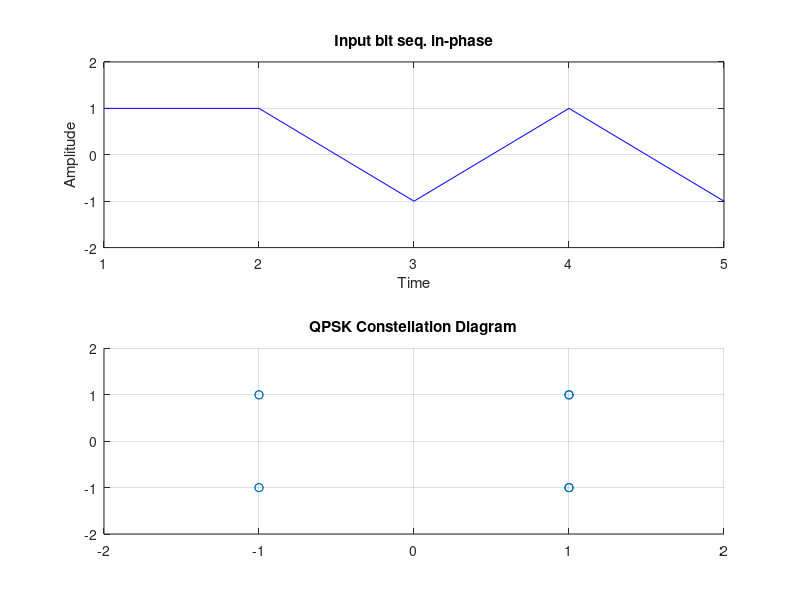

Here is the MATLAB script that generated this plot:
% Manoj Gulati
% PhD-1327
% Wireless System Implementation
% Task-1_2: Generate QPSK modulated wave with randomly generated input
% binary sequence

close all;
clear all;

b_seq=0;
t=0;
% Required no. of binary numbers
n=20;
% generate 100 binary numbers
b_seq = round(rand(1,n));

% Cnverting unipolar to Bi-polar
bi_b_seq = 2*b_seq-1;

% Data sequence samples
% reshape to make pairs of 2
b_seq_res = reshape(bi_b_seq,2,n/2);

% Bit duration in sec
T=1; 
% This will result in unit amplitude waveforms
Eb=T/2; 
% Carrier frequency
fc=3/T; 

% discrete time sequence between 0 and n*T (100 samples)
% 100 samples per bit
t=linspace(0,1,100);
% carrier waveform
w1=sqrt(2*Eb/T)*(cos(2*pi*fc*t)); 
w2=sqrt(2*Eb/T)*(sin(2*pi*fc*t)); 

in_phase=[]
iq_phase=[]
qpsk_res=[]

for i=1:n/2
    % Generating in phase component by multiplying with cos(wc*t)
    i_phase = b_seq_res(1,i)*w1;
    % Generating out of phase component by multiplying with cos(wc*t)
    q_phase = b_seq_res(2,i)*w2;
    % concatenating in phase values
    in_phase = [in_phase i_phase]
    % concatenating out of phase values
    iq_phase = [iq_phase q_phase]
    % concatenating qpsk values
    qpsk_res = [qpsk_res i_phase+q_phase]
    
end

subplot(3,1,1);
plot(in_phase,'b-');
grid on;
title('Inphase Component');
xlabel('Time');
ylabel('Amplitude');
%
subplot(3,1,2);
plot(iq_phase,'r-');
grid on;
title('Quadrature Component');
xlabel('Time');
ylabel('Amplitude');
%
subplot(3,1,3);
plot(qpsk_res,'b');
grid on;
title('QPSK modulated Signal');
xlabel('Time');
ylabel('Amplitude');
%%
% plottting input binary sequence after pairing
subplot(2,1,1);
plot(b_seq_res(1,:),'b-');
grid on;
title('Input bit seq. in-phase');
xlabel('Time');
ylabel('Amplitude');
axis([1 5 -2 2])
%
subplot(2,1,2);
plot(b_seq_res(2,:),'r-');
grid on;
title('Input bit seq. out-phase');
xlabel('Time');
ylabel('Amplitude');
axis([1 5 -2 2])
%%

scatter(b_seq_res(1,:),b_seq_res(2,:),'r*');
grid on;
axis([-2 2 -2 2]);
title('QPSK Constellation Diagram');
